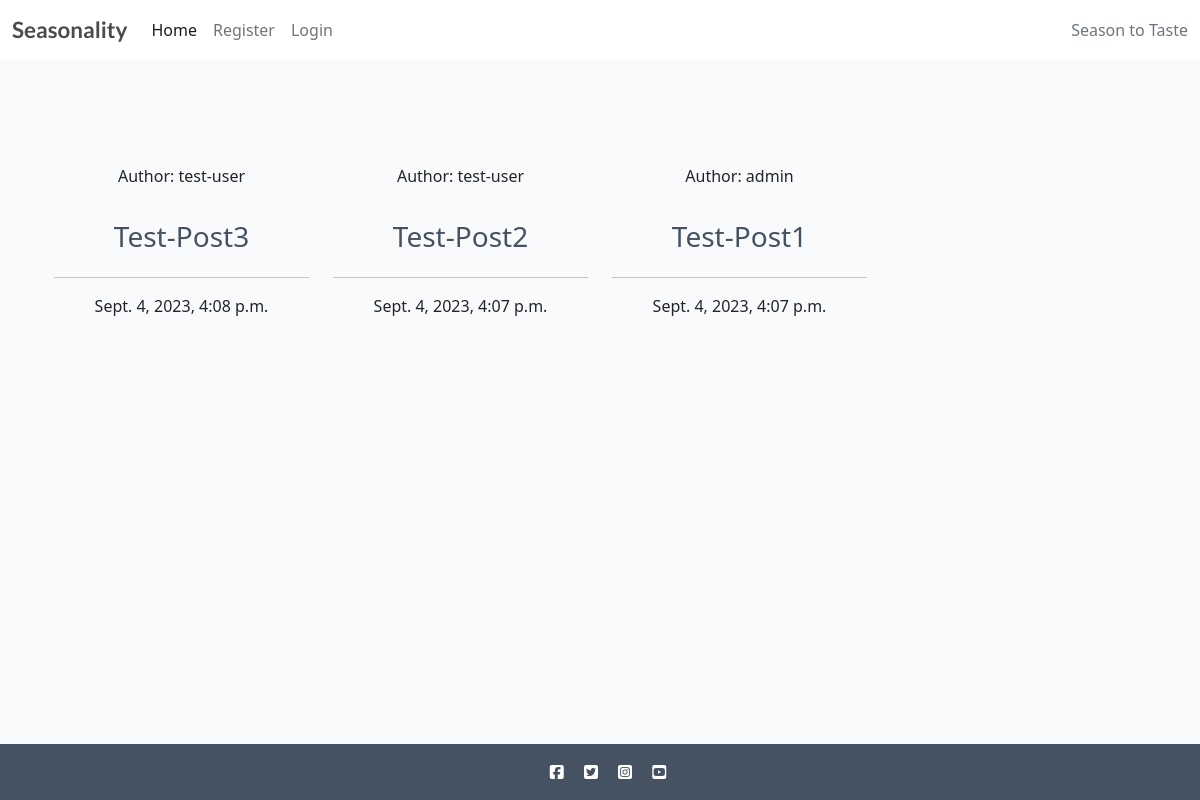
The app's page /, older data.
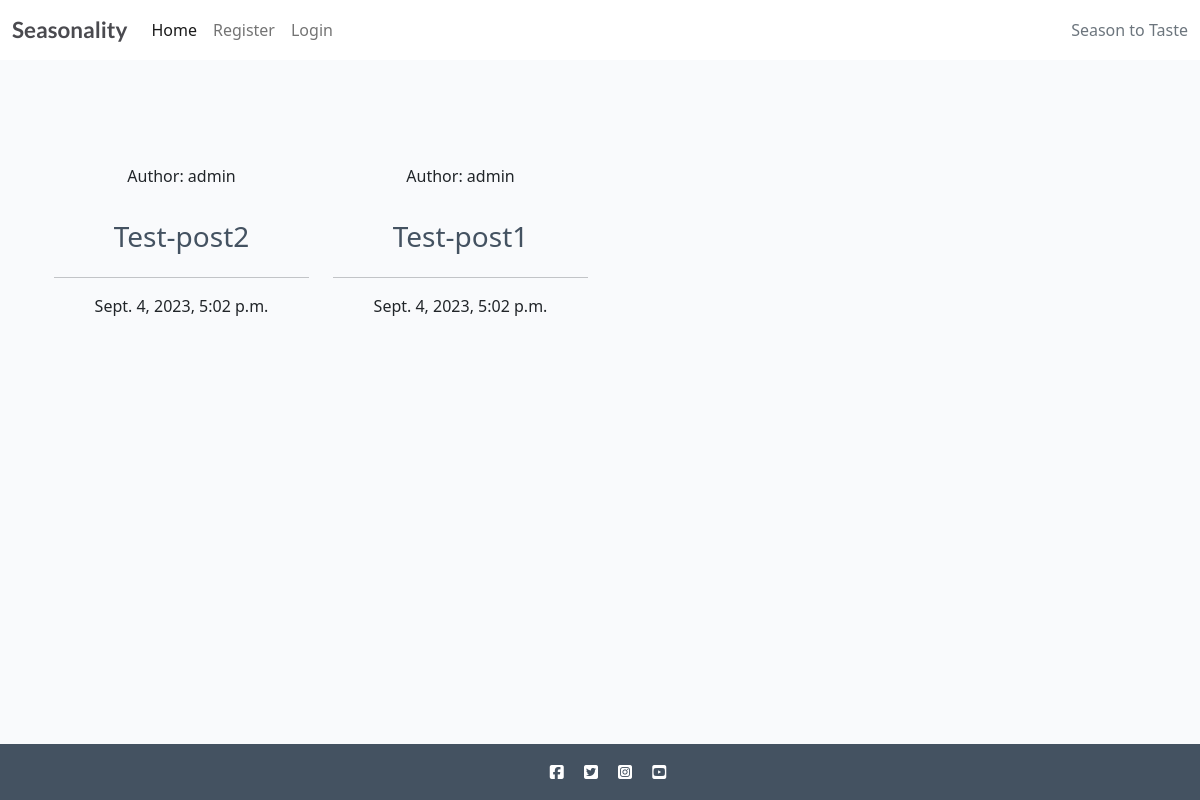
The same page, newer data.
### recipebook/models.py (models this page shows, shortened)
class Recipe(models.Model):
    class NewManager(models.Manager):
        def get_queryset(self):
            return super().get_queryset() .filter()
    title = models.CharField(max_length=200, unique=True)
    slug = models.SlugField(max_length=200, unique=True)
    author = models.ForeignKey(
        User, on_delete=models.CASCADE, related_name="recipes"
    )
    diet = models.ForeignKey(
        Diet, on_delete=models.CASCADE, default=True, null=False)
    season = models.ForeignKey(
        Season, on_delete=models.CASCADE, default=True, null=False)
    featured_image = CloudinaryField('image', default='placeholder')
    updated_on = models.DateTimeField(auto_now=True)
    content = models.TextField()
    created_on = models.DateTimeField(auto_now_add=True)
    status = models.IntegerField(choices=STATUS, default=0)
    ingredients = models.TextField(default='placeholder')
    calories = models.IntegerField(default=0)
    fat = models.IntegerField(default=0)
    protein = models.IntegerField(default=0)
    carbs = models.IntegerField(default=0)
    servs = models.IntegerField(default=0)
    favourites = models.ManyToManyField(
        User, related_name='favourite', default=None, blank=True)
    objects = models.Manager()  # default manager
    newmanager = NewManager()  # custom manager
    class Meta:
        ordering = ["-created_on"]

### recipebook/views.py (the view)
# urls.py: path('', views.RecipeList.as_view(), name="home"),
class RecipeList(generic.ListView):
    model = Recipe
    queryset = Recipe.objects.filter(status=1).order_by('-created_on')
    template_name = 'index.html'
    paginate_by = 4

### templates/index.html (shortened to what this page needs)
{% extends "base/base.html" %}
{% block content %}
<div class="container-fluid">
    <div class="container text-center my-3">
        <div class="row mx-auto my-auto">
            <div id="myCarousel" class="carousel slide w-100" data-ride="carousel">
                <div class="carousel-inner" role="listbox">
                    <div class="carousel-item py-5 active">
                        <div class="row">
                            {% for recipe in recipe_list %}
                                <div class="col-md-3">
                                    <div class="card md-3">
                                        <div class="card-body">
                                            <div class="image-flash">
                                                <p class="author">Author: {{ recipe.author }}</p>
                                            </div>
                                        </div>
                                        <a href="{% url 'recipe_detail' recipe.slug  %}" class="recipe-link">
                                            <h3 class="card-title">{{ recipe.title }}</h3>
                                        </a>
                                        <hr />
                                        <p class="card-text text-muted-6">{{ recipe.created_on }}</p>
                                    </div>
                                </div>
                            {% endfor %}
                        </div>
                    </div>
                </div>
            </div>
        </div>
    </div>
</div>
{%endblock%}

Row changes from the older to the newer data that the page shows:
removed Recipe: author "test-user", title "Test-Post3", created_on "Sept. 4, 2023, 4:08 p.m."
removed Recipe: author "test-user", title "Test-Post2", created_on "Sept. 4, 2023, 4:07 p.m."
added Recipe: author "admin", title "Test-post2", created_on "Sept. 4, 2023, 5:02 p.m."
changed Recipe: title "Test-Post1" → "Test-post1"; created_on "Sept. 4, 2023, 4:07 p.m." → "Sept. 4, 2023, 5:02 p.m."
